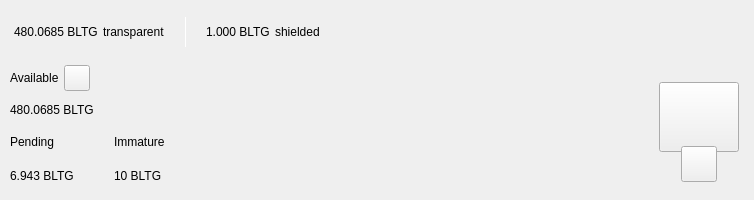
<?xml version="1.0" encoding="UTF-8"?>
<ui version="4.0">
 <class>TopBar</class>
 <widget class="QWidget" name="TopBar">
  <property name="geometry">
   <rect>
    <x>0</x>
    <y>0</y>
    <width>734</width>
    <height>200</height>
   </rect>
  </property>
  <property name="minimumSize">
   <size>
    <width>0</width>
    <height>200</height>
   </size>
  </property>
  <property name="maximumSize">
   <size>
    <width>16777215</width>
    <height>200</height>
   </size>
  </property>
  <property name="windowTitle">
   <string>Form</string>
  </property>
  <layout class="QVBoxLayout" name="verticalLayout_10" stretch="0">
   <property name="spacing">
    <number>0</number>
   </property>
   <property name="leftMargin">
    <number>0</number>
   </property>
   <property name="topMargin">
    <number>0</number>
   </property>
   <property name="rightMargin">
    <number>0</number>
   </property>
   <property name="bottomMargin">
    <number>0</number>
   </property>
   <item>
    <widget class="PFBorderImage" name="containerTop">
     <layout class="QVBoxLayout" name="verticalLayout_11">
      <property name="spacing">
       <number>0</number>
      </property>
      <property name="leftMargin">
       <number>0</number>
      </property>
      <property name="topMargin">
       <number>0</number>
      </property>
      <property name="rightMargin">
       <number>0</number>
      </property>
      <property name="bottomMargin">
       <number>0</number>
      </property>
      <item>
       <widget class="QWidget" name="top_container_2" native="true">
        <property name="minimumSize">
         <size>
          <width>0</width>
          <height>65</height>
         </size>
        </property>
        <layout class="QHBoxLayout" name="top_container">
         <property name="spacing">
          <number>0</number>
         </property>
         <property name="leftMargin">
          <number>14</number>
         </property>
         <property name="topMargin">
          <number>0</number>
         </property>
         <property name="rightMargin">
          <number>14</number>
         </property>
         <property name="bottomMargin">
          <number>0</number>
         </property>
         <item alignment="Qt::AlignVCenter">
          <widget class="QWidget" name="widgetTopAmount" native="true">
           <property name="sizePolicy">
            <sizepolicy hsizetype="Preferred" vsizetype="Maximum">
             <horstretch>0</horstretch>
             <verstretch>0</verstretch>
            </sizepolicy>
           </property>
           <layout class="QHBoxLayout" name="horizontalLayout_5">
            <property name="spacing">
             <number>5</number>
            </property>
            <property name="leftMargin">
             <number>0</number>
            </property>
            <property name="topMargin">
             <number>0</number>
            </property>
            <property name="rightMargin">
             <number>0</number>
            </property>
            <property name="bottomMargin">
             <number>0</number>
            </property>
            <item alignment="Qt::AlignTop">
             <widget class="QLabel" name="labelAmountTopBltg">
              <property name="minimumSize">
               <size>
                <width>0</width>
                <height>36</height>
               </size>
              </property>
              <property name="styleSheet">
               <string notr="true">padding:0px;margin:0px;</string>
              </property>
              <property name="text">
               <string notr="true">480.0685 BLTG</string>
              </property>
             </widget>
            </item>
            <item>
             <widget class="QLabel" name="labelTrans">
              <property name="text">
               <string>transparent</string>
              </property>
             </widget>
            </item>
            <item>
             <spacer name="horizontalSpacer_11">
              <property name="orientation">
               <enum>Qt::Horizontal</enum>
              </property>
              <property name="sizeType">
               <enum>QSizePolicy::Fixed</enum>
              </property>
              <property name="sizeHint" stdset="0">
               <size>
                <width>15</width>
                <height>20</height>
               </size>
              </property>
             </spacer>
            </item>
            <item alignment="Qt::AlignVCenter">
             <widget class="QLabel" name="typeSpacerTop">
              <property name="minimumSize">
               <size>
                <width>1</width>
                <height>30</height>
               </size>
              </property>
              <property name="maximumSize">
               <size>
                <width>1</width>
                <height>30</height>
               </size>
              </property>
              <property name="styleSheet">
               <string notr="true">background-color:white;
padding:0px;
border:none;</string>
              </property>
              <property name="text">
               <string/>
              </property>
             </widget>
            </item>
            <item>
             <spacer name="horizontalSpacer_12">
              <property name="orientation">
               <enum>Qt::Horizontal</enum>
              </property>
              <property name="sizeType">
               <enum>QSizePolicy::Fixed</enum>
              </property>
              <property name="sizeHint" stdset="0">
               <size>
                <width>15</width>
                <height>20</height>
               </size>
              </property>
             </spacer>
            </item>
            <item alignment="Qt::AlignTop">
             <widget class="QLabel" name="labelAmountTopShieldedBltg">
              <property name="minimumSize">
               <size>
                <width>0</width>
                <height>36</height>
               </size>
              </property>
              <property name="text">
               <string notr="true">1.000 BLTG</string>
              </property>
             </widget>
            </item>
            <item>
             <widget class="QLabel" name="labelShield">
              <property name="text">
               <string>shielded</string>
              </property>
             </widget>
            </item>
           </layout>
          </widget>
         </item>
         <item>
          <spacer name="horizontalSpacer">
           <property name="orientation">
            <enum>Qt::Horizontal</enum>
           </property>
           <property name="sizeHint" stdset="0">
            <size>
             <width>40</width>
             <height>20</height>
            </size>
           </property>
          </spacer>
         </item>
         <item>
          <layout class="QHBoxLayout" name="horizontalLayout_4">
           <property name="spacing">
            <number>12</number>
           </property>
           <property name="rightMargin">
            <number>0</number>
           </property>
           <item alignment="Qt::AlignRight">
            <widget class="QWidget" name="layoutSync" native="true">
             <property name="minimumSize">
              <size>
               <width>0</width>
               <height>36</height>
              </size>
             </property>
             <property name="maximumSize">
              <size>
               <width>16777215</width>
               <height>36</height>
              </size>
             </property>
             <layout class="QVBoxLayout" name="verticalLayout_9">
              <property name="leftMargin">
               <number>0</number>
              </property>
              <property name="topMargin">
               <number>0</number>
              </property>
              <property name="rightMargin">
               <number>0</number>
              </property>
              <property name="bottomMargin">
               <number>0</number>
              </property>
              <item>
               <widget class="ExpandableButton" name="pushButtonSync" native="true">
                <property name="minimumSize">
                 <size>
                  <width>36</width>
                  <height>36</height>
                 </size>
                </property>
                <property name="maximumSize">
                 <size>
                  <width>16777215</width>
                  <height>36</height>
                 </size>
                </property>
               </widget>
              </item>
             </layout>
            </widget>
           </item>
           <item>
            <widget class="ExpandableButton" name="pushButtonHDUpgrade" native="true">
             <property name="minimumSize">
              <size>
               <width>36</width>
               <height>36</height>
              </size>
             </property>
            </widget>
           </item>
           <item>
            <widget class="ExpandableButton" name="pushButtonStack" native="true">
             <property name="minimumSize">
              <size>
               <width>36</width>
               <height>36</height>
              </size>
             </property>
            </widget>
           </item>
           <item>
            <widget class="ExpandableButton" name="pushButtonColdStaking" native="true">
             <property name="minimumSize">
              <size>
               <width>36</width>
               <height>36</height>
              </size>
             </property>
            </widget>
           </item>
           <item>
            <widget class="ExpandableButton" name="pushButtonConnection" native="true">
             <property name="minimumSize">
              <size>
               <width>36</width>
               <height>36</height>
              </size>
             </property>
            </widget>
           </item>
           <item>
            <widget class="ExpandableButton" name="pushButtonTor" native="true">
             <property name="minimumSize">
              <size>
               <width>36</width>
               <height>36</height>
              </size>
             </property>
            </widget>
           </item>
           <item>
            <widget class="ExpandableButton" name="pushButtonLock" native="true">
             <property name="sizePolicy">
              <sizepolicy hsizetype="Expanding" vsizetype="Expanding">
               <horstretch>0</horstretch>
               <verstretch>0</verstretch>
              </sizepolicy>
             </property>
             <property name="minimumSize">
              <size>
               <width>36</width>
               <height>0</height>
              </size>
             </property>
            </widget>
           </item>
           <item>
            <widget class="ExpandableButton" name="pushButtonTheme" native="true">
             <property name="minimumSize">
              <size>
               <width>36</width>
               <height>36</height>
              </size>
             </property>
             <property name="maximumSize">
              <size>
               <width>16777215</width>
               <height>36</height>
              </size>
             </property>
            </widget>
           </item>
           <item>
            <widget class="ExpandableButton" name="pushButtonFAQ" native="true">
             <property name="minimumSize">
              <size>
               <width>36</width>
               <height>36</height>
              </size>
             </property>
            </widget>
           </item>
          </layout>
         </item>
        </layout>
       </widget>
      </item>
      <item>
       <widget class="QWidget" name="bottom_container" native="true">
        <property name="minimumSize">
         <size>
          <width>0</width>
          <height>135</height>
         </size>
        </property>
        <layout class="QHBoxLayout" name="botton_container">
         <property name="leftMargin">
          <number>10</number>
         </property>
         <property name="topMargin">
          <number>0</number>
         </property>
         <property name="rightMargin">
          <number>10</number>
         </property>
         <property name="bottomMargin">
          <number>10</number>
         </property>
         <item>
          <layout class="QVBoxLayout" name="verticalLayout_7">
           <property name="spacing">
            <number>0</number>
           </property>
           <property name="leftMargin">
            <number>0</number>
           </property>
           <property name="rightMargin">
            <number>30</number>
           </property>
           <item>
            <layout class="QVBoxLayout" name="verticalLayout_2">
             <item>
              <layout class="QHBoxLayout" name="horizontalLayoutContainerAvailable">
               <property name="spacing">
                <number>5</number>
               </property>
               <item>
                <widget class="QLabel" name="labelTitle1">
                 <property name="text">
                  <string>Available</string>
                 </property>
                </widget>
               </item>
               <item>
                <widget class="QPushButton" name="pushButtonBalanceInfo">
                 <property name="minimumSize">
                  <size>
                   <width>26</width>
                   <height>26</height>
                  </size>
                 </property>
                 <property name="maximumSize">
                  <size>
                   <width>26</width>
                   <height>26</height>
                  </size>
                 </property>
                 <property name="mouseTracking">
                  <bool>true</bool>
                 </property>
                 <property name="focusPolicy">
                  <enum>Qt::NoFocus</enum>
                 </property>
                 <property name="text">
                  <string notr="true"/>
                 </property>
                 <property name="iconSize">
                  <size>
                   <width>24</width>
                   <height>24</height>
                  </size>
                 </property>
                 <property name="shortcut">
                  <string notr="true"/>
                 </property>
                </widget>
               </item>
               <item>
                <spacer name="horizontalSpacer_4">
                 <property name="orientation">
                  <enum>Qt::Horizontal</enum>
                 </property>
                 <property name="sizeType">
                  <enum>QSizePolicy::MinimumExpanding</enum>
                 </property>
                 <property name="sizeHint" stdset="0">
                  <size>
                   <width>20</width>
                   <height>20</height>
                  </size>
                 </property>
                </spacer>
               </item>
              </layout>
             </item>
             <item>
              <widget class="QLabel" name="labelAmountBltg">
               <property name="text">
                <string notr="true">480.0685 BLTG</string>
               </property>
              </widget>
             </item>
            </layout>
           </item>
           <item>
            <widget class="QWidget" name="container_imm_pend" native="true">
             <layout class="QHBoxLayout" name="horizontalLayout_2">
              <property name="spacing">
               <number>0</number>
              </property>
              <property name="leftMargin">
               <number>0</number>
              </property>
              <property name="topMargin">
               <number>0</number>
              </property>
              <property name="rightMargin">
               <number>0</number>
              </property>
              <property name="bottomMargin">
               <number>0</number>
              </property>
              <item alignment="Qt::AlignLeft">
               <widget class="QWidget" name="container_pending" native="true">
                <property name="sizePolicy">
                 <sizepolicy hsizetype="Minimum" vsizetype="Preferred">
                  <horstretch>0</horstretch>
                  <verstretch>0</verstretch>
                 </sizepolicy>
                </property>
                <layout class="QVBoxLayout" name="verticalLayout_3">
                 <property name="leftMargin">
                  <number>0</number>
                 </property>
                 <property name="topMargin">
                  <number>0</number>
                 </property>
                 <property name="rightMargin">
                  <number>0</number>
                 </property>
                 <property name="bottomMargin">
                  <number>0</number>
                 </property>
                 <item>
                  <widget class="QLabel" name="labelTitle3">
                   <property name="text">
                    <string>Pending</string>
                   </property>
                  </widget>
                 </item>
                 <item>
                  <widget class="QLabel" name="labelPendingBltg">
                   <property name="text">
                    <string notr="true">6.943 BLTG</string>
                   </property>
                  </widget>
                 </item>
                </layout>
               </widget>
              </item>
              <item>
               <spacer name="horizontalSpacer_3">
                <property name="orientation">
                 <enum>Qt::Horizontal</enum>
                </property>
                <property name="sizeType">
                 <enum>QSizePolicy::Fixed</enum>
                </property>
                <property name="sizeHint" stdset="0">
                 <size>
                  <width>40</width>
                  <height>20</height>
                 </size>
                </property>
               </spacer>
              </item>
              <item alignment="Qt::AlignLeft">
               <widget class="QWidget" name="container_immature" native="true">
                <property name="sizePolicy">
                 <sizepolicy hsizetype="Minimum" vsizetype="Preferred">
                  <horstretch>0</horstretch>
                  <verstretch>0</verstretch>
                 </sizepolicy>
                </property>
                <layout class="QVBoxLayout" name="verticalLayout_4">
                 <property name="leftMargin">
                  <number>0</number>
                 </property>
                 <property name="topMargin">
                  <number>0</number>
                 </property>
                 <property name="rightMargin">
                  <number>0</number>
                 </property>
                 <property name="bottomMargin">
                  <number>0</number>
                 </property>
                 <item>
                  <widget class="QLabel" name="labelTitle4">
                   <property name="text">
                    <string>Immature</string>
                   </property>
                  </widget>
                 </item>
                 <item>
                  <widget class="QLabel" name="labelImmatureBltg">
                   <property name="text">
                    <string notr="true">10 BLTG</string>
                   </property>
                  </widget>
                 </item>
                </layout>
               </widget>
              </item>
              <item>
               <spacer name="horizontalSpacer_5">
                <property name="orientation">
                 <enum>Qt::Horizontal</enum>
                </property>
                <property name="sizeHint" stdset="0">
                 <size>
                  <width>40</width>
                  <height>20</height>
                 </size>
                </property>
               </spacer>
              </item>
             </layout>
            </widget>
           </item>
          </layout>
         </item>
         <item>
          <spacer name="horizontalSpacer_2">
           <property name="orientation">
            <enum>Qt::Horizontal</enum>
           </property>
           <property name="sizeHint" stdset="0">
            <size>
             <width>40</width>
             <height>20</height>
            </size>
           </property>
          </spacer>
         </item>
         <item alignment="Qt::AlignHCenter|Qt::AlignVCenter">
          <widget class="QWidget" name="qrContainer" native="true">
           <property name="sizePolicy">
            <sizepolicy hsizetype="Preferred" vsizetype="Minimum">
             <horstretch>0</horstretch>
             <verstretch>0</verstretch>
            </sizepolicy>
           </property>
           <property name="minimumSize">
            <size>
             <width>90</width>
             <height>110</height>
            </size>
           </property>
           <property name="maximumSize">
            <size>
             <width>90</width>
             <height>110</height>
            </size>
           </property>
           <layout class="QVBoxLayout" name="containerQR">
            <property name="spacing">
             <number>0</number>
            </property>
            <property name="leftMargin">
             <number>5</number>
            </property>
            <property name="topMargin">
             <number>10</number>
            </property>
            <property name="rightMargin">
             <number>5</number>
            </property>
            <property name="bottomMargin">
             <number>0</number>
            </property>
            <item>
             <widget class="QPushButton" name="btnQr">
              <property name="minimumSize">
               <size>
                <width>70</width>
                <height>70</height>
               </size>
              </property>
              <property name="maximumSize">
               <size>
                <width>16777215</width>
                <height>70</height>
               </size>
              </property>
              <property name="focusPolicy">
               <enum>Qt::NoFocus</enum>
              </property>
              <property name="text">
               <string/>
              </property>
              <property name="iconSize">
               <size>
                <width>70</width>
                <height>70</height>
               </size>
              </property>
             </widget>
            </item>
            <item>
             <spacer name="verticalSpacer">
              <property name="orientation">
               <enum>Qt::Vertical</enum>
              </property>
              <property name="sizeType">
               <enum>QSizePolicy::Fixed</enum>
              </property>
              <property name="sizeHint" stdset="0">
               <size>
                <width>20</width>
                <height>20</height>
               </size>
              </property>
             </spacer>
            </item>
            <item alignment="Qt::AlignHCenter|Qt::AlignBottom">
             <widget class="QPushButton" name="pushButtonQR">
              <property name="minimumSize">
               <size>
                <width>36</width>
                <height>36</height>
               </size>
              </property>
              <property name="maximumSize">
               <size>
                <width>36</width>
                <height>36</height>
               </size>
              </property>
              <property name="focusPolicy">
               <enum>Qt::NoFocus</enum>
              </property>
              <property name="text">
               <string/>
              </property>
             </widget>
            </item>
           </layout>
          </widget>
         </item>
        </layout>
       </widget>
      </item>
     </layout>
    </widget>
   </item>
  </layout>
 </widget>
 <customwidgets>
  <customwidget>
   <class>ExpandableButton</class>
   <extends>QWidget</extends>
   <header>qt/bltg/expandablebutton.h</header>
   <container>1</container>
  </customwidget>
  <customwidget>
   <class>PFBorderImage</class>
   <extends>QFrame</extends>
   <header>qt/bltg/pfborderimage.h</header>
   <container>1</container>
  </customwidget>
 </customwidgets>
 <resources/>
 <connections/>
</ui>
